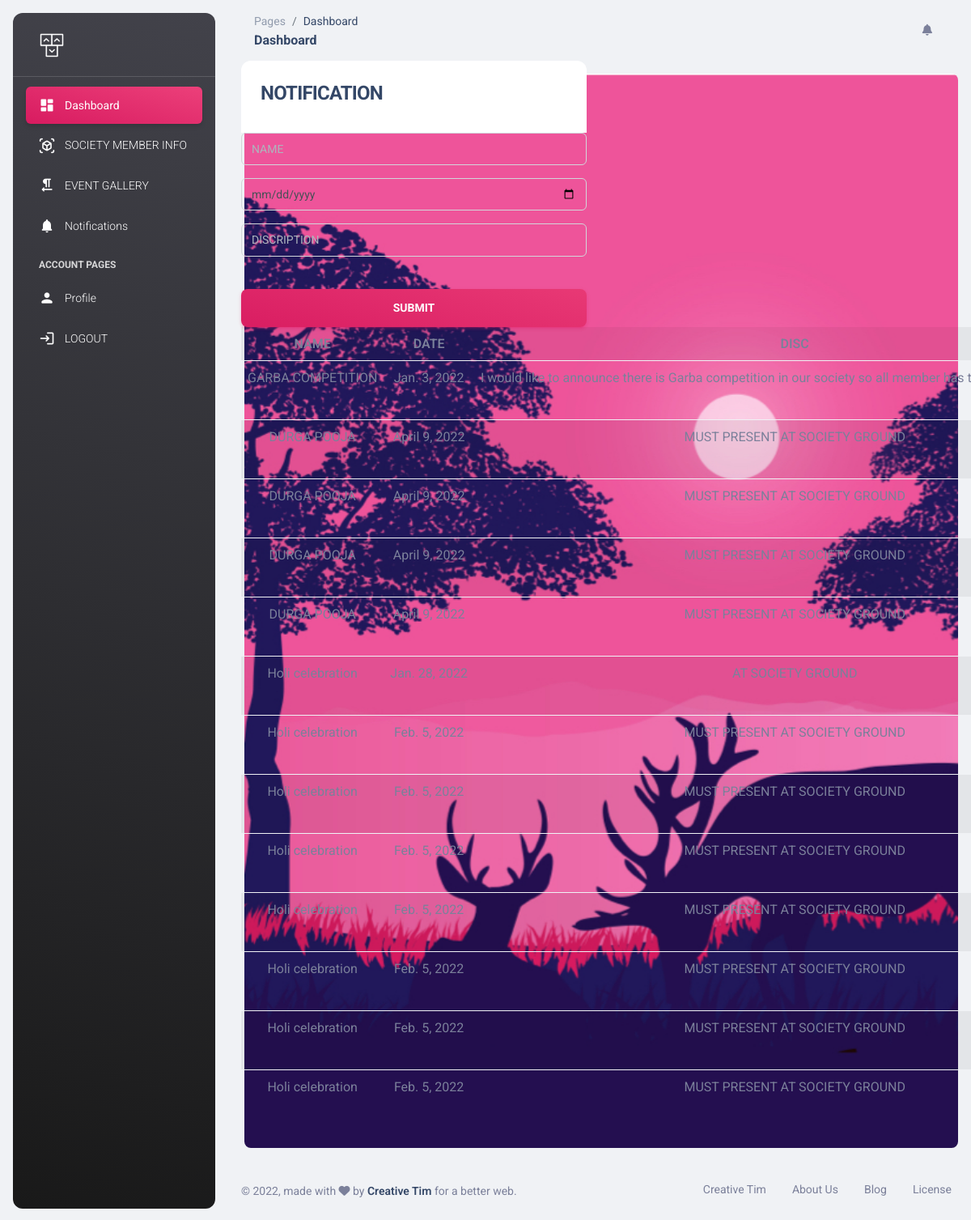
Screenshot of /SecApp/notifications/ with the database file from the repository.
### myapp/models.py (models this page shows, shortened)
class Notifications(models.Model):
    name= models.CharField(max_length=50)
    date=models.DateField()
    disc=models.TextField(max_length=150)

### myapp/views.py (the view)
def notifications(request):
    try:
        msg='NOTIFICATION SEND TO ALL USERS SUCCESSFULLY'
        if request.method=='POST':
            name=request.POST['name']
            date=request.POST['date']
            disc=request.POST['disc']
            Notifications.objects.create(name=name,date=date,disc=disc)
            ma=Notifications.objects.all()[::-1]
            return render(request,'notifications.html',{'ma':ma,'uid':uid})
        else:
            ma=Notifications.objects.all()
            return render(request,'notifications.html',{'ma':ma})
    except:
        return render(request,'notifications.html',{'msg':msg})

### myapp/templates/notifications.html (shortened to what this page needs)
{% extends 'header.html' %}
{% load static %}
{% block content %}
<!DOCTYPE html>
<html lang="en">
<head>
  <link href="{% static 'assets/css/nucleo-icons.css' %}" rel="stylesheet" />
  <link href="{% static 'asset/scss/nucleo-svg.css' %}" rel="stylesheet" />
  <link id="pagestyle" href="{% static 'assets/css/material-dashboard.css' %}" rel="stylesheet" />
</head>
<body style="background-image: url(); background-size: cover; background-attachment: fixed;">
  <main class="main-content  mt-0">
    <section>
      <div class="page-header min-vh-100">
        <div class="container">
          <div class="row">
            <div class="col- d-lg-flex d-none h-100 my-auto pe-0 position-absolute top-0 start-0 text-center justify-content-center flex-column">
              <div class="position-relative bg-gradient-primary h-100 m-3 px-7 border-radius-lg d-flex flex-column justify-content-center" style="background-image: url('../assets/img/illustrations/illustration-signup.jpg'); background-size: cover;">
              </div>
            </div>
            <div class="col-md-6 flex-column  ">
              <div class="card card-plain">
                <div class="card-header">
                  <h4 class="font-weight-bolder">NOTIFICATION</h4>
                </div>
                <div class="card-body.">
                  <form role="form" action="{% url 'notifications' %}" method="POST" >
                    <div class="input-group input-group-outline mb-3">
                      <input type="text" name="name"  id="name" class="form-control" placeholder="NAME" required >
                    </div>
                    <div class="input-group input-group-outline mb-3">
                      <input type="date" name="date" id="mobile" class="form-control" placeholder="Date" required>
                    </div>
                    <div class="input-group input-group-outline mb-3">
                      <input type="text" name="disc" id="address" class="form-control" placeholder="DISCRIPTION" required>
                    </div>
                    <div class="text-center">
                      <button type="submit" class="btn btn-lg bg-gradient-primary btn-lg w-100 mt-4 mb-0">submit</button>
                    </div>
                  </form>
                  <table class="
                  table table-striped" style="text-align: center;">
                  <tr><th>NAME</th><th>DATE</th><th>DISC</th><th>Action</th></tr>
                  {% for one in ma %}
                  <tr><td>{{one.name}}</td><td>{{one.date}}</td><td>{{one.disc}}</td><td><a href="{% url 'deletess' one.id %}"><button class="btn btn-danger">DELETE</button></a></td></tr>
                  {% endfor %}
                  </table>
                </div>
                <div class="card-footer text-center pt-0 px-lg-2 px-1">
                </div>
              </div>
            </div>
          </div>
        </div>
      </div>
    </section>
  </main>
</body>
</html>
  {% endblock %}

### rows the page displays
Notifications: name "GARBA COMPETITION", date "Jan. 3, 2022", disc "I would like to announce there is Garba competition in our society so all member has…"
Notifications: name "DURGA POOJA", date "April 9, 2022", disc "MUST PRESENT AT SOCIETY GROUND"
Notifications: name "DURGA POOJA", date "April 9, 2022", disc "MUST PRESENT AT SOCIETY GROUND"
Notifications: name "DURGA POOJA", date "April 9, 2022", disc "MUST PRESENT AT SOCIETY GROUND"
Notifications: name "DURGA POOJA", date "April 9, 2022", disc "MUST PRESENT AT SOCIETY GROUND"
Notifications: name "Holi celebration"
Notifications: name "Holi celebration", date "Feb. 5, 2022", disc "MUST PRESENT AT SOCIETY GROUND"
Notifications: name "Holi celebration", disc "MUST PRESENT AT SOCIETY GROUND"
Notifications: name "Holi celebration", date "Feb. 5, 2022", disc "MUST PRESENT AT SOCIETY GROUND"
Notifications: name "Holi celebration", disc "MUST PRESENT AT SOCIETY GROUND"
Notifications: name "Holi celebration", date "Feb. 5, 2022", disc "MUST PRESENT AT SOCIETY GROUND"
Notifications: name "Holi celebration", date "Feb. 5, 2022", disc "MUST PRESENT AT SOCIETY GROUND"
Notifications: name "Holi celebration", date "Feb. 5, 2022", disc "MUST PRESENT AT SOCIETY GROUND"
